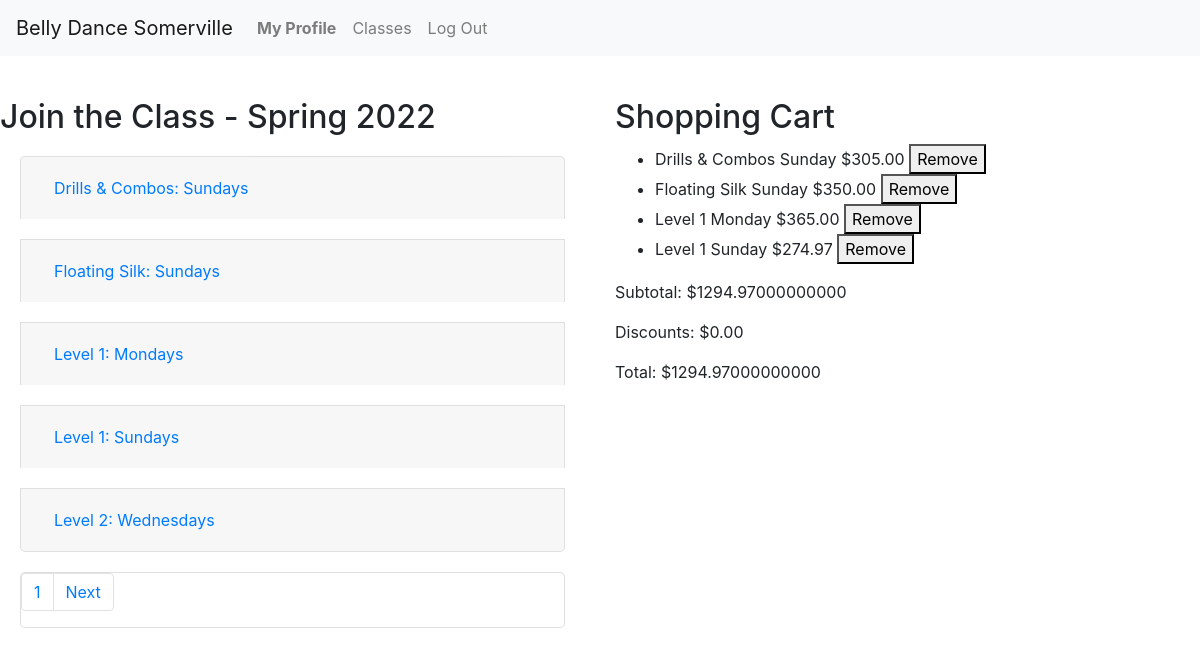
/ (signed in), run on an earlier commit of the app's database.
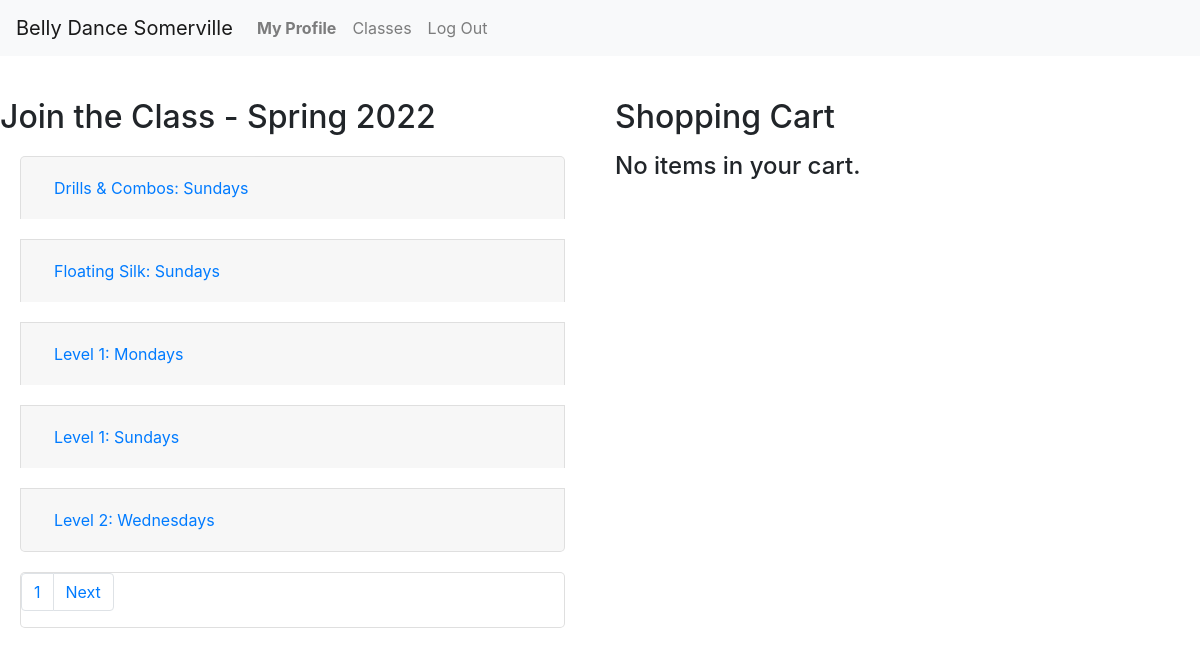
And on a later commit of the database.
### enrollment/models.py (models this page shows, shortened)
class Offering(models.Model):
    course = models.ForeignKey(
        Course, on_delete=PROTECT, null=False, blank=False, related_name='offerings')
    semester = models.ForeignKey(
        Semester, on_delete=PROTECT, null=False, blank=False, related_name='offerings')
    location = models.ForeignKey(
        Location, on_delete=PROTECT, null=False, blank=False, related_name='offerings')
    stored_title = models.CharField(max_length=64, null=True, blank=True)
    stored_subtitle = models.CharField(max_length=256, null=True, blank=True)
    price = models.DecimalField(
        max_digits=7, decimal_places=2, null=False, blank=False)
    weekday = models.IntegerField(
        choices=settings.WEEKDAYS, null=False, blank=False)
    start_time = models.TimeField(null=False, blank=False)
    end_time = models.TimeField(null=False, blank=False)
    start_date = models.DateField(null=False, blank=False)
    end_date = models.DateField(null=False, blank=False)
    backup_date = models.DateField(null=False, blank=False)
    capacity = models.IntegerField(null=False, blank=False)
    schedule_notes = models.CharField(max_length=2048, null=True, blank=True)
    notes = models.CharField(max_length=2048, null=True, blank=True)
    @property
    def weekday_name(self):
        return settings.WEEKDAYS[self.weekday][1]
    @property
    def spots_left(self):
        try:
            sold = self.line_items.exclude(order__completed=None).aggregate(Count('id'))['id__count']
        except Exception:
            sold = 0
        return self.capacity - sold

class Course(models.Model):
    title = models.CharField(max_length=64, null=False, blank=False)
    subtitle = models.CharField(max_length=256, null=False, blank=False)
    description = models.TextField(max_length=4096, null=False, blank=False)
    requirements = models.CharField(max_length=256, null=False, blank=False)
    qualifications = models.CharField(max_length=1024, null=False, blank=False)
    def __str__(self):
        return self.title

class LineItem(models.Model):
    order = models.ForeignKey(Order, on_delete=PROTECT,
                              null=False, blank=False, related_name='line_items')
    offering = models.ForeignKey(
        Offering, on_delete=PROTECT, null=False, blank=False, related_name='line_items')
    planned_absences = models.CharField(max_length=1024, null=True, blank=True)
    price = models.DecimalField(
        max_digits=6, decimal_places=2, null=False, blank=False)

class Order(models.Model):
    student = models.ForeignKey(
        User, on_delete=PROTECT, null=False, blank=False, related_name='orders')
    discount = models.DecimalField(
        max_digits=8, decimal_places=2, null=True, blank=True)
    completed = models.DateTimeField(null=True, blank=True)
    @property
    def subtotal(self):
        try:
            amount = self.line_items.aggregate(Sum('price'))['price__sum']
        except Exception:
            return 0
        return 0 if amount == None else amount
    @property
    def total(self):
        return self.subtotal - self.discount if self.discount != None else self.subtotal

### enrollment/views.py (the view)
# urls.py: path('', views.index, name='index'),
def index(request, page=None, message=None):
    offerings = Offering.objects.filter(semester=latest_semester()).order_by(
        'course__title', 'weekday', 'start_time'
    )
    page = paginate_offerings(request, offerings)
    if request.user.is_authenticated:
        cart = get_cart(request, request.user, False)
        if cart:
            cart.items = cart.line_items.all()
    else:
        cart = None
    semester = latest_semester().name
    return render(request, 'enrollment/index.html', {
        'page': page,
        'cart': cart,
        'message': message,
        'semester': semester
    })

### enrollment/context_processors.py (called while the page is built)
def global_settings(request):
    return {
    'DEFAULT_TIMEZONE': settings.DEFAULT_TIMEZONE,
    'SCHOOL_NAME': settings.SCHOOL_NAME,
    'SCHOOL_POLICIES': settings.SCHOOL_POLICIES,
    'NO_OFFERINGS': settings.NO_OFFERINGS,
    }

### enrollment/models.py (called while the page is built)
    def __str__(self):
        return self.name

### enrollment/views.py (called while the page is built)
def latest_semester():
    try:
        semester = Semester.objects.filter(hide=False).latest('start_date')
    except Semester.DoesNotExist:
        return None
    return semester

def paginate_offerings(request, offerings):
    if offerings is None:
        page = None
    else:
        page_num = request.GET.get('page', 1)
        paginator = Paginator(offerings, settings.PAGE_SIZE)
        page = paginator.page(page_num)
    return page

def get_cart(request, user, add=False):
    try:
        cart = Order.objects.get(student=request.user, completed=None)
    except Order.DoesNotExist:
        if add==True:
            cart = Order(student=request.user)
            cart.save()
        else:
            cart = None
    return cart

### enrollment/templates/enrollment/index.html (shortened to what this page needs)
{% extends "enrollment/layout.html" %}
{% load static %}
{% load tz %}
{% block body %}
<div id="main-alert-fading" class="alert alert-fade" role="alert">
</div>
<div class="row">
    <div class="col-md">
        <h2>Join the Class
            {% if semester %}
                - {{semester}}
            {% endif %}
        </h2>
        {% if page %}
        <div class="accordion" id="accordionExample">
            {% for offering in page %}
            <div class="card" data-offering="{{offering.id}}">
                <div class="card-header" id="heading{{offering.id}}">
                    <h5 class="mb-0">
                        <button class="btn btn-link" type="button" data-toggle="collapse" data-target="#collapse{{offering.id}}"
                            aria-expanded="true" aria-controls="collapse{{offering.id}}">
                            {{offering.course}}: {{offering.weekday_name}}s
                        </button>
                    </h5>
                </div>
            </div>
            {% endfor %}
        </div>
        <div class="card">
            <nav role="navigation">
                <ul class="pagination">
                    <li class="page-item"><a class="page-link" href="?page={{page.number}}">{{page.number}}</a></li>
                    {% if page.has_next %}
                    <li class="page-item"><a class="page-link" href="?page={{page.next_page_number}}">Next</a></li>
                    {% endif %}
                </ul>
            </nav>
        </div>
        {% else %}
        <div>{{NO_OFFERINGS}}</div>
        {% endif %}
    </div>
    <div id="cart-container" class="col-md">
        <h2>Shopping Cart</h2>
        {% if cart %}
            <ul id="cart-items">
            {% for item in cart.items %}
                <li data-offering={{item.offering.id}}>{{item.offering.stored_title}} {{item.offering.weekday_name}} ${{item.price}} <button class="remove-button" data-item={{item.id}}>Remove</button></li>
            {% endfor %}
            </ul>
            {% if cart.items %}
                <p>Subtotal:  ${{cart.subtotal|default_if_none:"0.00"}}</p>
                <p>Discounts:  ${{cart.discount|default_if_none:"0.00"}}</p>
                <p>Total:  ${{cart.total|default_if_none:"0.00"}}</p>
            {% else %}
                <h4>No items in your cart.</h4>
            {% endif %}
        {% else %}
            <h4>No items in your cart.</h4>
        {% endif %}
    </div>
</div>
{% endblock %}

What changed in the data, as far as the page shows it:
removed LineItem: offering.stored_title "Drills & Combos", offering.weekday_name "Sunday", price "305.00"
removed LineItem: offering.stored_title "Floating Silk", offering.weekday_name "Sunday", price "350.00"
removed LineItem: offering.stored_title "Level 1", offering.weekday_name "Monday", price "365.00"
removed LineItem: offering.stored_title "Level 1", offering.weekday_name "Sunday", price "274.97"
no longer on this page (row unchanged): Order: subtotal "1294.97000000000", discount "0.00", total "1294.97000000000"
Also different on the page:
text no longer shown: "Subtotal: $ Discounts: $ Total: $"
text now shown: "No items in your cart."
